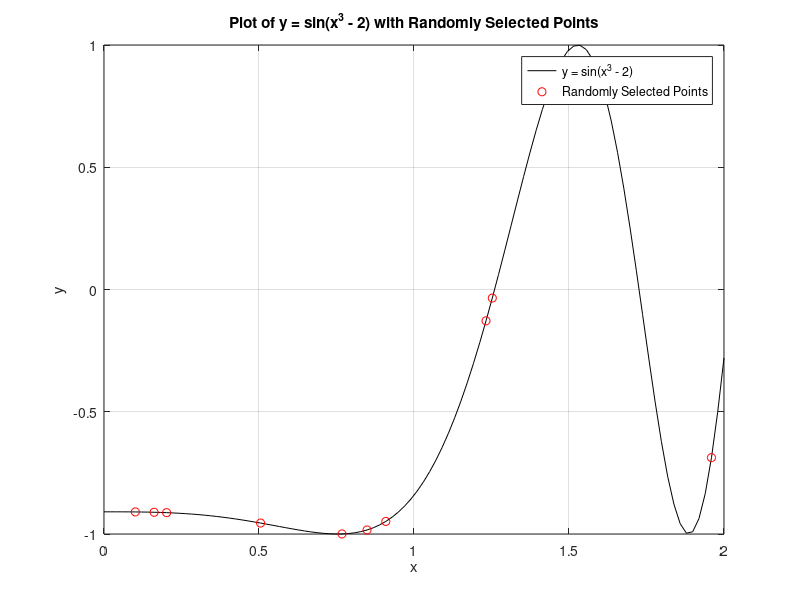

This chart was generated by the following MATLAB code:
% Generate 100 equally spaced values of x
x = linspace(0, 2, 100);

% Calculate y values for the entire range
y = sin(x.^3 - 2);

% Randomly select 10 x values
random_indices = randperm(100, 10);
selected_x = x(random_indices);
selected_y = y(random_indices);

% Create a plot with a solid black line
plot(x, y, 'k-'); 

hold on; 

% Plot the randomly selected points in red
plot(selected_x, selected_y, 'ro'); 

hold off; 

% Add labels and title
xlabel('x');
ylabel('y');
title('Plot of y = sin(x^3 - 2) with Randomly Selected Points');

% Show a legend
legend('y = sin(x^3 - 2)', 'Randomly Selected Points');

% Display the graph
grid on; 
